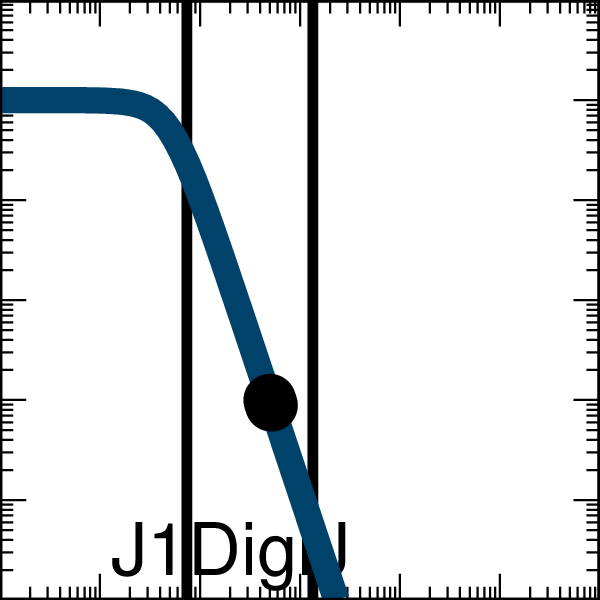

Reproduce this figure in gnuplot.

set output "demo_FixedGatesDigital0x00_001_A000_xfer_model_J1_DigiJ.eps"
set terminal postscript eps enhanced color "Helvetica, 35" size 2,2
set logscale x
set logscale y
set lmargin screen 0.0
set rmargin screen 1.0
set tmargin screen 1.0
set bmargin screen 0.0
set size ratio 1.0
set border linewidth 2
set tics scale 2
set mxtics 10
set mytics 10
set key bottom left
set key samplen -1
set xrange [0.001:1000.0]
set yrange [0.001:1000.0]
set format y "10^{%L}"    
set format x "10^{%L}"    
set format x ""    
set xlabel '11101110'
set arrow from 0.07386355970756604,0.001 to 0.07386355970756604,1000.0 nohead lw 10 lt 2 lc rgb '#000000'
set arrow from 1.350513131523219,0.001 to 1.350513131523219,1000.0 nohead lw 10 lt 2 lc rgb '#000000'
ymin = 0.0
ymax = 100.0
K = 0.05
n = 3.0
set dummy x

plot ymin+(ymax-ymin)/(1.0+(x/K)**n) lw 25 lc rgb '#004368' title 'J1DigiJ',\
 "<echo '1 2'" using (0.5):(0.0999000999000999)  with points pt 7 ps 4 lc rgb 'black' notitle,\
 "<echo '1 2'" using (0.52):(0.0888206746107878)  with points pt 7 ps 4 lc rgb 'black' notitle
